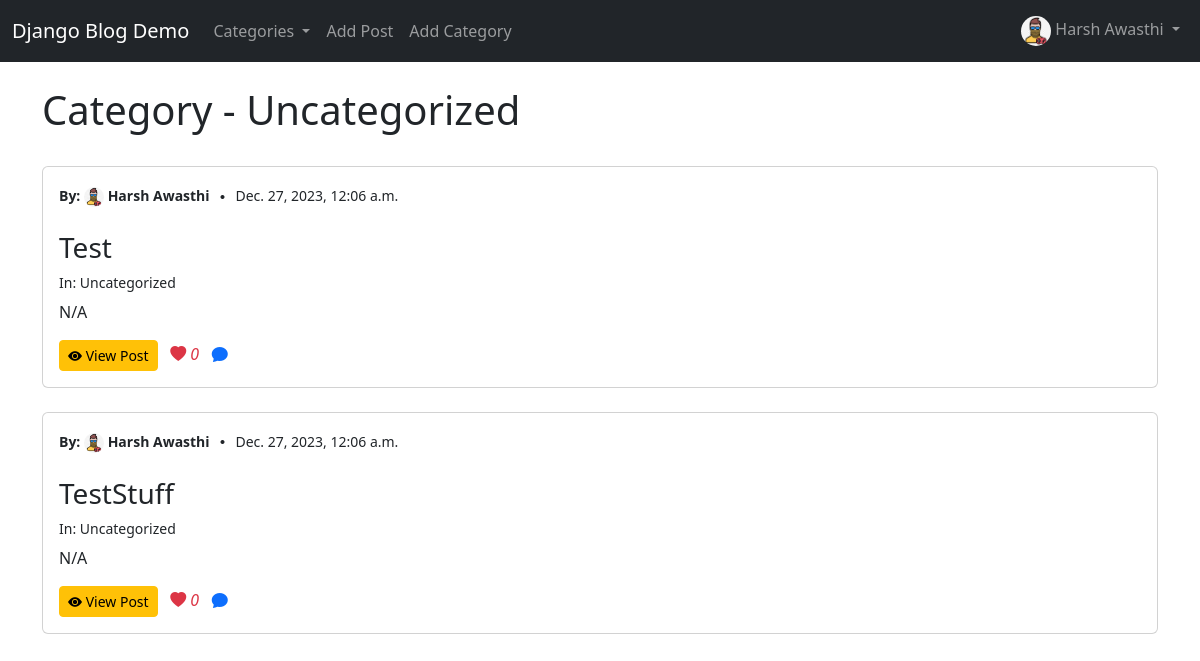
The page /category/uncategorized/ (signed in) on the database its author committed.
### BlogDemo/models.py (models this page shows, shortened)
class UserProfile(models.Model):
    user = models.OneToOneField(User,null=True,on_delete=models.CASCADE)
    bio = models.TextField()
    profile_pic = models.ImageField(null=True,blank=True,upload_to='images/profilepics')
    social_media_url = models.CharField(max_length=255,null=True,blank=True)
    website_url = models.CharField(max_length=255,null=True,blank=True)

class Post(models.Model):
    title = models.CharField(max_length=255)
    title_tag = models.CharField(max_length=255)
    header_image = models.ImageField(null=True,blank=True,upload_to='images/')
    author = models.ForeignKey(User,on_delete=models.CASCADE)
    body = RichTextField(blank=True,null=True)
    date_time = models.DateTimeField(auto_now_add=True)
    category = models.CharField(max_length=255, default="uncategorized")
    snippet = models.CharField(max_length=255)
    likes = models.ManyToManyField(User,related_name="blog_posts")

### BlogDemo/views.py (the view)
# urls.py: path('category/<str:cat>/',CategoryView,name="category"),
def CategoryView(request,cat):
    cat_menu = Category.objects.filter(id__lte=5)
    category_posts = Post.objects.filter(category=cat.replace('-', ' '))
    return render(request,'category.html',{'cat':cat.title().replace('-', ' '),'category_posts':category_posts,'cat_menu':cat_menu})

### BlogDemo/models.py (called while the page is built)
    def __str__(self):
        return self.name

### BlogDemo/templates/category.html (shortened to what this page needs)
{% extends 'base.html' %}
{% load static %}
{% block content %}
    {% if category_posts %}
        <h1>Category - {{ cat }}</h1>
        <br/>
        {% for post in category_posts %}
        <div class="card">
            <div class="card-body">
                <small>
                    <strong>By:
                    <a href="{% url 'profile' post.author.userprofile.id %}" style="text-decoration: none; color:#212529;">
                        {% if post.author.userprofile.profile_pic %}
                            <img src="{{ post.author.userprofile.profile_pic.url }}" height="20" width ="20" class="rounded-circle" alt="Profile Picture">
                        {% else %}
                            <img src="{% static 'BlogDemo/images/default_profile_pic.jpg' %}" height="20" width ="20" class="rounded-circle" alt="Profile Picture">
                        {% endif %}
                        {{ post.author.first_name }} {{ post.author.last_name }}
                    </a>
                    </strong> &nbsp;&nbsp;<i class="bi bi-circle-fill" style="font-size: 0.25rem; vertical-align: 50%;"></i>&nbsp;&nbsp;
                    {{ post.date_time }}
                </small><br/><br/>
                <h3><a href="{% url 'post-details' post.pk %}" style="text-decoration: none; color:#212529;">{{ post.title }}</a></h3>
                <h6 class="card-title"><small>In: <a href="{% url 'category' post.category|slugify %}" style="text-decoration: none; color:#212529;">{{ post.category.title }}</a></small></h6>
                <p class="card-text">{{  post.snippet | safe }}</p>
                <a href="{% url 'post-details' post.pk %}" class="btn btn-warning btn-sm"><i class="bi bi-eye-fill"> </i>View Post</a>
                &nbsp; <i class="bi bi-heart-fill text-danger"> {{ post.likes.count }}</i>
                &nbsp; <i class="bi bi-chat-fill text-primary"> {{ post.comments.count }}</i>
            </div>
        </div>
            <br/>
        {% endfor %}
    {% else %}
        <h1>Page Not Found</h1>
    {% endif %}
{% endblock %}

### BlogDemo/templates/base.html (shortened to what this page needs)
<!doctype html>
<html lang="en">
  <head>
    <link href="https://cdn.jsdelivr.net/npm/bootstrap@5.3.2/dist/css/bootstrap.min.css" rel="stylesheet">
    <link rel="stylesheet" href="https://cdn.jsdelivr.net/npm/bootstrap-icons@1.11.2/font/bootstrap-icons.min.css">
  </head>
  <body>
    {% load static %}
    <nav class="navbar navbar-expand-lg navbar-dark bg-dark">
        <div class="container-fluid">
          <a class="navbar-brand" href="{% url 'home' %}">Django Blog Demo</a>
          <div class="collapse navbar-collapse" id="navbarSupportedContent">
            <ul class="navbar-nav me-auto mb-2 mb-lg-0">
              {% if cat_menu %}
                <li class="nav-item dropdown">
                  <a class="nav-link dropdown-toggle" href="#" role="button" data-bs-toggle="dropdown" aria-expanded="false">
                    Categories
                  </a>
                </li>
              {% endif %}
              {% if user.is_authenticated %}
                <li class="nav-item">
                  <a class="nav-link" href="{% url 'add-post' %}">Add Post</a>
                </li>
                <li class="nav-item">
                  <a class="nav-link" href="{% url 'add-category' %}">Add Category</a>
                </li>
              {% endif %}
            </ul>
            <ul class="navbar-nav ml-auto mb-2 mb-lg-0">
              {% if user.is_authenticated %}
                <li class="nav-item dropdown">
                  <a class="nav-link dropdown-toggle" href="#" role="button" data-bs-toggle="dropdown" aria-expanded="false">
                    {% if user.userprofile.profile_pic %}
                      <img src="{{ user.userprofile.profile_pic.url }}" height="30" width ="30" class="rounded-circle" alt="Profile Picture">
                    {% else %}
                      <img src="{% static 'BlogDemo/images/default_profile_pic.jpg' %}" height="30" width ="30" class="rounded-circle" alt="Profile Picture">
                    {% endif %}
                    {{user.first_name}} {{user.last_name}}
                  </a>
                </li>
              {% endif %}
            </ul>
          </div>
        </div>
      </nav>
    <br/>
    <div class="container">
        {% block content %}
        {% endblock %}
    </div>
  </body>
</html>

### rows shown on the page
Post: author.userprofile.profile_pic (picture), author.first_name "Harsh", author.last_name "Awasthi", date_time "Dec. 27, 2023, 12:06 a.m.", title "Test", category "Uncategorized", snippet "N/A", likes.count "0"
Post: author.userprofile.profile_pic (picture), author.first_name "Harsh", author.last_name "Awasthi", date_time "Dec. 27, 2023, 12:06 a.m.", title "TestStuff", category "Uncategorized", snippet "N/A", likes.count "0"

### other values the page prints
{{ user.first_name }} "Harsh"
{{ user.last_name }} "Awasthi"
{{ cat }} "Uncategorized"
